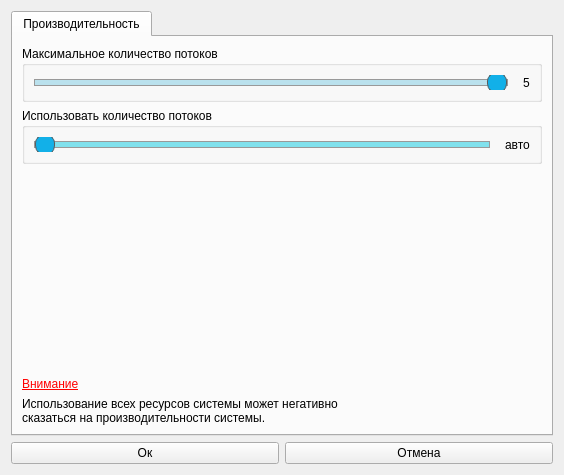
<?xml version="1.0" encoding="UTF-8"?>
<ui version="4.0">
 <class>SettingsForm</class>
 <widget class="QWidget" name="SettingsForm">
  <property name="geometry">
   <rect>
    <x>0</x>
    <y>0</y>
    <width>564</width>
    <height>475</height>
   </rect>
  </property>
  <property name="windowTitle">
   <string>Настройки</string>
  </property>
  <property name="windowIcon">
   <iconset resource="icons.qrc">
    <normaloff>:/icons/Logo-resized.png</normaloff>:/icons/Logo-resized.png</iconset>
  </property>
  <property name="styleSheet">
   <string notr="true">QSlider::groove:horizontal {
     border: 1px solid #999999;
     height: 5px; /* по умолчанию бороздка расширяется до размеров ползунка. задав высоту она принимает фиксированный размер */
     /*background: qlineargradient(x1:0, y1:0, x2:0, y2:1, stop:0 #B1B1B1, stop:1 #c4c4c4);*/
	background-color: #BAE1ED;
     margin: 2px 0;
 }

 QSlider::handle:horizontal {
     /*background: qlineargradient(x1:0, y1:0, x2:1, y2:1, stop:0 #b4b4b4, stop:1 #8f8f8f);*/
	background-color: #12B0E8;
     border: 1px solid #5c5c5c;
     width: 18px;
     margin: -8px 0; /*рукоятка располагается по умолчанию в прямоугольнике содержимого бороздки. Расширяется наружу от бороздки */
     border-radius: 9px;
 }

 QSlider::handle:horizontal:hover{
	background-color: #128CE8;
	 border: 1px solid #454545;
}

/* После ползунка*/
QSlider::add-page:horizontal {
     border: 1px solid #999999;
     height: 5px; 
	 background-color: #81E1ED;
     margin: 2px 0;
 }

/* Перед ползунком*/
 QSlider::sub-page:horizontal {
     border: 1px solid #999999;
     height: 5px; 
	 background-color: #BAE1ED;
     margin: 2px 0;
 }

/**/</string>
  </property>
  <layout class="QGridLayout" name="gridLayout">
   <item row="1" column="0">
    <layout class="QHBoxLayout" name="horizontalLayout">
     <item>
      <widget class="QPushButton" name="OkButton">
       <property name="text">
        <string>Ок</string>
       </property>
      </widget>
     </item>
     <item>
      <widget class="QPushButton" name="CancelButton">
       <property name="text">
        <string>Отмена</string>
       </property>
      </widget>
     </item>
    </layout>
   </item>
   <item row="0" column="0">
    <layout class="QVBoxLayout" name="verticalLayout">
     <item>
      <widget class="QTabWidget" name="tabWidget">
       <property name="currentIndex">
        <number>0</number>
       </property>
       <property name="iconSize">
        <size>
         <width>32</width>
         <height>32</height>
        </size>
       </property>
       <widget class="QWidget" name="tab">
        <attribute name="icon">
         <iconset resource="icons.qrc">
          <normaloff>:/icons/speedometer.png</normaloff>:/icons/speedometer.png</iconset>
        </attribute>
        <attribute name="title">
         <string>Производительность</string>
        </attribute>
        <layout class="QGridLayout" name="gridLayout_2">
         <item row="2" column="0">
          <spacer name="verticalSpacer">
           <property name="orientation">
            <enum>Qt::Vertical</enum>
           </property>
           <property name="sizeHint" stdset="0">
            <size>
             <width>20</width>
             <height>40</height>
            </size>
           </property>
          </spacer>
         </item>
         <item row="3" column="0">
          <widget class="QLabel" name="TextLabel">
           <property name="styleSheet">
            <string notr="true">color: rgb(255, 0, 0);
font: 75 12pt &quot;MS Shell Dlg 2&quot;;
text-decoration: underline;</string>
           </property>
           <property name="text">
            <string>Внимание</string>
           </property>
          </widget>
         </item>
         <item row="1" column="0">
          <widget class="QGroupBox" name="groupBox_2">
           <property name="title">
            <string>Использовать количество потоков</string>
           </property>
           <layout class="QHBoxLayout" name="horizontalLayout_3">
            <property name="spacing">
             <number>15</number>
            </property>
            <item>
             <widget class="QSlider" name="CurrentThreadCountSlider">
              <property name="minimum">
               <number>0</number>
              </property>
              <property name="orientation">
               <enum>Qt::Horizontal</enum>
              </property>
             </widget>
            </item>
            <item>
             <widget class="QLabel" name="CurrentThreadCountLabel">
              <property name="text">
               <string>авто</string>
              </property>
             </widget>
            </item>
           </layout>
          </widget>
         </item>
         <item row="0" column="0">
          <widget class="QGroupBox" name="groupBox">
           <property name="title">
            <string>Максимальное количество потоков</string>
           </property>
           <layout class="QHBoxLayout" name="horizontalLayout_2">
            <property name="spacing">
             <number>15</number>
            </property>
            <item>
             <widget class="QSlider" name="MaxThreadCountSlider">
              <property name="styleSheet">
               <string notr="true"/>
              </property>
              <property name="minimum">
               <number>1</number>
              </property>
              <property name="singleStep">
               <number>1</number>
              </property>
              <property name="value">
               <number>99</number>
              </property>
              <property name="orientation">
               <enum>Qt::Horizontal</enum>
              </property>
             </widget>
            </item>
            <item>
             <widget class="QLabel" name="MaxThreadCountLabel">
              <property name="text">
               <string>5</string>
              </property>
             </widget>
            </item>
           </layout>
          </widget>
         </item>
         <item row="4" column="0">
          <widget class="QLabel" name="TextLabel_2">
           <property name="text">
            <string>Использование всех ресурсов системы может негативно 
сказаться на производительности системы.</string>
           </property>
           <property name="textFormat">
            <enum>Qt::AutoText</enum>
           </property>
          </widget>
         </item>
        </layout>
       </widget>
      </widget>
     </item>
    </layout>
   </item>
  </layout>
 </widget>
 <resources>
  <include location="icons.qrc"/>
 </resources>
 <connections/>
</ui>
